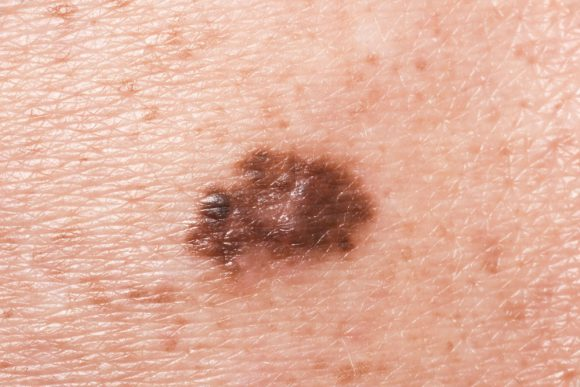
#> input picture skindisease_imgsample.jpg, 580 x 387 px, found by its file name
$ python image_crop.py
#> lines starting #> are read from the running program, lines starting #| are printed output that depends on the picture
import cv2


cv2_img = cv2.imread("/Users/jjummi/Desktop/WinterAcademicConfernece2025/skindisease_imgsample.jpg", cv2.IMREAD_COLOR) # 원본 이미지
#> cv2_img is the input picture: shape (387, 580, 3); mean B, G, R 156.4, 175.2, 224.5
print(cv2_img.shape)
#| (387, 580, 3)

resized_img = cv2.resize(cv2_img, (1000,1000),interpolation=cv2.INTER_LINEAR) # 픽셀 지정으로 이미지 크기 설정
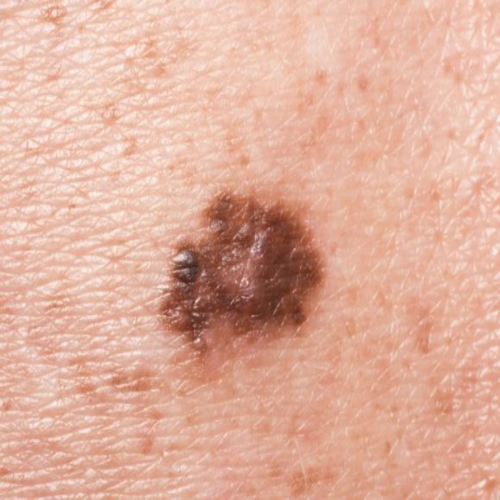
#> resized_img: shape (1000, 1000, 3) (shown at 1/2 size); mean B, G, R 156.2, 175.1, 224.4
print(resized_img.shape)
#| (1000, 1000, 3)

cv2.imshow('image',resized_img) # 이미지창 띄우기
cv2.waitKey() # 사용자가 키보드 키를 누르기 전까지 무한 대기
